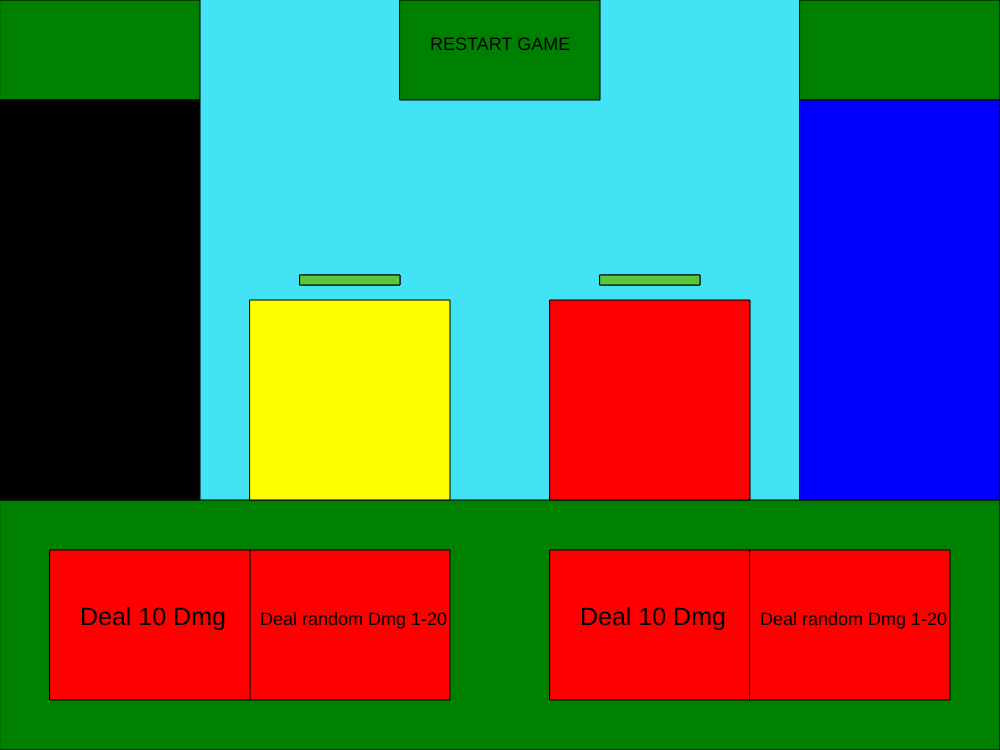
Frame 1 (no input)
Frame 60 (no input): identical to frame 1, image omitted
Frame 120 (the mouse pressed at the canvas centre since frame 60): identical to frame 1, image omitted

The p5.js sketch that drew this single still picture (run headless with seeded random() and noise() and a simulated clock; from frame 60 on, the mouse is pressed at the canvas centre):

// p5.js sketch
// ── sketch.js
var canvasWidth = 1000; 
var canvasHeight = 750;  
var changePkmon = 0;  
var changePkmon1 = 0;  
var plyr1swtchpk1 = 0;  
var plyr1swtchpk2 = 0; 
var plyr1swtchpk3 = 0; 

function setup() {  
  createCanvas(canvasWidth,canvasHeight);  
  //background(66, 227, 245); 
  //fill("green")
  //rect(0,500,1000,250); 
} 

function draw() {  
 
//the color of the background  
  background(66, 227, 245); 
  fill("green")
  rect(0,500,1000,250); 
//color of the background ends here 

//The 3 boxes are restart, and two change pokemons for both players
  rect(800,0,200,100); 
  rect(0,0,200,100); 
  rect(400,0,200,100);  

//player one and fill("yellow") is player one's first pokemon 
  fill(0,0,0);  
  rect(0,100,200,400);  
  fill("yellow"); 
  rect(250,300,200,200);  
 
//Attacks of both players pokemon, both have 2 attacks, and the other one is player 2's 
//first Pokemon 
  fill("red"); 
  rect(550,550,200,150); 
  rect(750,550,200,150); 
  rect(250,550,200,150);  
  rect(50,550,200,150);  
  rect(550,300,200,200); 

//The writings in the program are all here, with fontsize. 
  fill("black");  
  textSize(25); 
  text("Deal 10 Dmg", 580,625);  
  text("Deal 10 Dmg",80,625 ); 
  textSize(18); 
  text("Deal random Dmg 1-20", 760, 625); 
  text("Deal random Dmg 1-20", 260, 625); 
  text("RESTART GAME", 430, 50);
  
  //player two's character
  fill("blue"); 
  rect(800, 100, 200, 400); 
  
  //health pointbar of both active pokemons and pkHps are the pkmon's health
  fill("grey")
  rect(600, 275, 100, 10);  
  rect(300, 275, 100, 10); 
  fill(88, 199, 60);
  rect(600, 275, pkHp2, 10); 
  rect(300, 275, pkHp1, 10);  
  //console.log( pkHp1, pkHp2);  

  //if(pkHp1 == 0 || pkHp2 == 0) { 
    //fill("yellow"); 
    //rect(0,0,canvasWidth,canvasHeight); 
    //fill("green"); 
    //rect(0,500,canvasWidth,canvasHeight/2)
    //} 
   
  if(changePkmon == 1) {  
      //This code is for the player to switch Pokemons
      fill("blue"); 
      rect(0,0,canvasWidth,canvasHeight);  
      fill("green"); 
      rect(0,650,200,100); 
      fill("red"); 
      rect(100,100,200,200);  
      rect(400,100,200,200); 
      rect(700,100,200,200);   
    }  

    if(changePkmon1 == 1) {  
        //This code is for the player to switch Pokemons
        fill("red"); 
        rect(0,0,canvasWidth,canvasHeight);  
        fill("green"); 
        rect(0,650,200,100); 
        fill("blue"); 
        rect(100,100,200,200); 
        rect(400,100,200,200); 
        rect(700,100,200,200);  
      }  
}  


let pkHp1 = 100; 
let pkHp2 = 100;   
let pTurn1 = 1; 
let pTurn2 = 0; 

function mouseClicked() {   

    //The function of this if statement is to allow for deal 10 dmg to happen 
    //for player one to attack first, sets values to true and false
    if(pTurn1 == 1) {
        if(mouseX > 50 && mouseX < 250 ){
            if(mouseY > 550 && mouseY < 750){
                if(pkHp2>0){
                pkHp2 = pkHp2 - 10 
                pTurn1 = 0 
                pTurn2 = 1
            }
        }
    }
  }  
  
  //The function of this statement is to allow for deal random dmg to happen 
  //for player one to attack, sets values to true and false
    if(pTurn1 == 1) {
        if(mouseX > 250 && mouseX < 450) { 
            if(mouseY > 550 && mouseY < 750) { 
                if(pkHp2 > 0) { 
                    pkHp2 = pkHp2 - Math.floor(Math.random()*21); 
                    pTurn1 = 0; 
                    pTurn2 = 1; 
                        if(pkHp2 < 0) { 
                            pkHp2 = 0  
                    }
                }
            }
      }
  } 

  //The function of this if statement is to allow for deal 10 dmg to happen 
  //for player two to attack, sets values to false and true
  if(pTurn2 == 1) {
    if(mouseX > 550 && mouseX < 750) {
        if(mouseY > 550 && mouseY < 750){
            if(pkHp1>0){
             pkHp1 = pkHp1 - 10 
             pTurn1 = 1; 
             pTurn2 = 0;
            }
        }
    }
  }  

  //The function of this if statement is to allow for deal random damage to happen 
  //for player two to attack, sets values to false and true
  if(pTurn2 == 1) {
    if(mouseX > 750 && mouseX < 950) { 
        if(mouseY > 550 && mouseY < 750) { 
            if(pkHp1 > 0) { 
                pkHp1 = pkHp1 - Math.floor(Math.random()*21);  
                pTurn1 = 1; 
                pTurn2 = 0;
                    if(pkHp1 < 0) { 
                        pkHp1 = 0   
                        
                  }
                }
            }
      }
  }  
  
  //The function of this is to reset the health of bot pokemons to 100
  if(mouseX > 400 && mouseX < 600) { 
      if(mouseY > 0 && mouseY < 100) { 
        pkHp1 = 100; 
        pkHp2 = 100;
    }
  }  

//The condition that allows player one to switch their pokemon
    if(mouseX > 0 && mouseX < 200) { 
        if(mouseY > 0 && mouseY < 100) { 
            changePkmon = 1  
        }
  }  

//The condition that allows player one to go back to original screen
  if(mouseX > 0 && mouseX < 200) { 
      if(mouseY > 650 && mouseY < 750) {
        changePkmon = 0 
      }
  } 

//***REPEATED CODE***
  //if(mouseX > 400 && mouseX < 600) { 
    //if(mouseY > 0 && mouseY < 100) { 
      //pkHp1 = 100; 
      //pkHp2 = 100;
    //}
//}  

//The condition that allows player two to switch out their Pokemon, own loading screen
  if(mouseX > 800 && mouseX < 1000) { 
      if(mouseY > 0 && mouseY < 100) { 
          changePkmon1 = 1  
      }
}  

//The condition that allows player two to switch back to homescreen
if(mouseX > 0 && mouseX < 200) { 
    if(mouseY > 650 && mouseY < 750) {
      changePkmon1 = 0 
    }
} 

//***WORK IN PROGRESS */ Make the condition that allows player switch out pokemons
    if(changePkmon == 1) {  
        if( mouseX > 100 && mouseY < 300) { 
            if( mouseY > 100 && mouseY < 300) { 
                plyr1swtchpk1 = 1;
            }
        }
    }
} 


 
// ── swtchPkmon.js
class switchPkmon { 
    constructor(pkmon1, pkmon2, pkmon3, pkmon4, pkmon5, pkmon6) {
    this.pkmon1 = pkmon1; 
    this.pkmon2 = pkmon2; 
    this.pkmon3 = pkmon3; 
    this.pkmon4 = pkmon4; 
    this.pkmon5 = pkmon5; 
    this.pkmon6 = pkmon6;   
    }

}  
console.log(switchPkmon.name)
